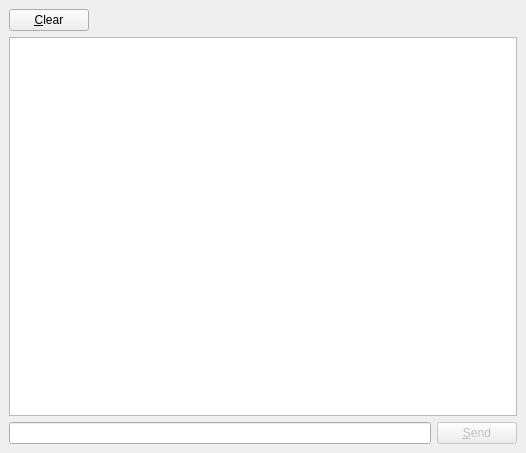
<ui version="4.0" >
 <author></author>
 <comment></comment>
 <exportmacro></exportmacro>
 <class>ConsoleDialog</class>
 <widget class="QDialog" name="ConsoleDialog" >
  <property name="geometry" >
   <rect>
    <x>0</x>
    <y>0</y>
    <width>526</width>
    <height>453</height>
   </rect>
  </property>
  <property name="windowTitle" >
   <string>Adder Console</string>
  </property>
  <layout class="QGridLayout" >
   <property name="margin" >
    <number>9</number>
   </property>
   <property name="spacing" >
    <number>6</number>
   </property>
   <item row="0" column="1" >
    <spacer>
     <property name="orientation" >
      <enum>Qt::Horizontal</enum>
     </property>
     <property name="sizeHint" >
      <size>
       <width>40</width>
       <height>20</height>
      </size>
     </property>
    </spacer>
   </item>
   <item row="2" column="0" colspan="2" >
    <layout class="QHBoxLayout" >
     <property name="margin" >
      <number>0</number>
     </property>
     <property name="spacing" >
      <number>6</number>
     </property>
     <item>
      <widget class="QLineEdit" name="messageLineEdit" >
       <property name="font" >
        <font>
         <family>Monospace</family>
         <pointsize>9</pointsize>
         <weight>50</weight>
         <italic>false</italic>
         <bold>false</bold>
         <underline>false</underline>
         <strikeout>false</strikeout>
        </font>
       </property>
       <property name="whatsThis" >
        <string>Enter the command you wish to send to the server.</string>
       </property>
      </widget>
     </item>
     <item>
      <widget class="QPushButton" name="sendPushButton" >
       <property name="enabled" >
        <bool>false</bool>
       </property>
       <property name="whatsThis" >
        <string>&lt;html>&lt;head>&lt;meta name="qrichtext" content="1" />&lt;/head>&lt;body style=" white-space: pre-wrap; font-family:Sans Serif; font-size:9pt; font-weight:400; font-style:normal; text-decoration:none;">&lt;p style=" margin-top:0px; margin-bottom:0px; margin-left:0px; margin-right:0px; -qt-block-indent:0; text-indent:0px;">Sends the typed command to the server.&lt;/p>&lt;/body>&lt;/html></string>
       </property>
       <property name="text" >
        <string>&amp;Send</string>
       </property>
      </widget>
     </item>
    </layout>
   </item>
   <item row="1" column="0" colspan="2" >
    <widget class="QTextEdit" name="consoleTextEdit" >
     <property name="font" >
      <font>
       <family>Monospace</family>
       <pointsize>9</pointsize>
       <weight>50</weight>
       <italic>false</italic>
       <bold>false</bold>
       <underline>false</underline>
       <strikeout>false</strikeout>
      </font>
     </property>
     <property name="whatsThis" >
      <string>Displays all messages, both to and from the server. This includes text entered manually as well as commands given by AdderGUI.</string>
     </property>
     <property name="readOnly" >
      <bool>true</bool>
     </property>
    </widget>
   </item>
   <item row="0" column="0" >
    <widget class="QPushButton" name="clearPushButton" >
     <property name="text" >
      <string>&amp;Clear</string>
     </property>
    </widget>
   </item>
  </layout>
 </widget>
 <pixmapfunction></pixmapfunction>
 <resources/>
 <connections/>
</ui>
